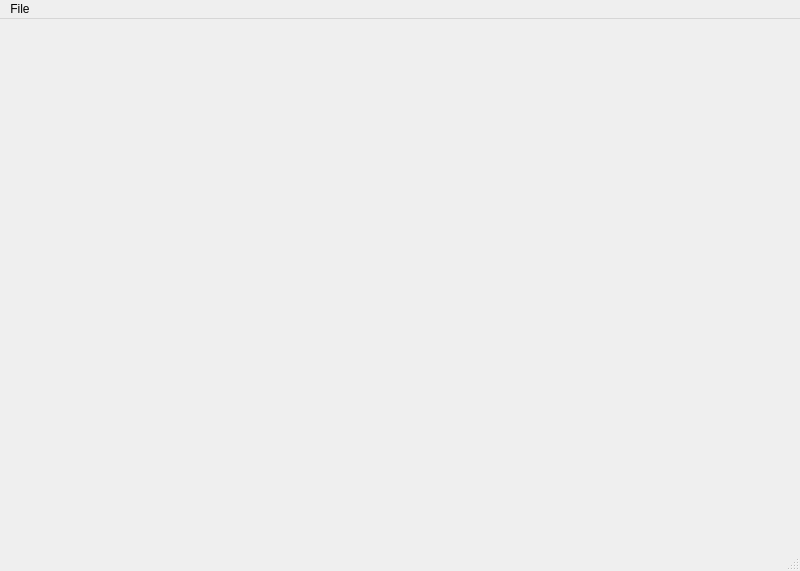
<?xml version="1.0" encoding="UTF-8"?>
<ui version="4.0">
 <class>SegmentationMainWindow</class>
 <widget class="QMainWindow" name="SegmentationMainWindow">
  <property name="geometry">
   <rect>
    <x>0</x>
    <y>0</y>
    <width>800</width>
    <height>571</height>
   </rect>
  </property>
  <property name="windowTitle">
   <string>Vessel Segmentation Platform</string>
  </property>
  <widget class="QWidget" name="centralwidget">
   <layout class="QHBoxLayout" name="horizontalLayout">
    <item>
     <widget class="QVTKWidget" name="qvtkWidget"/>
    </item>
   </layout>
  </widget>
  <widget class="QMenuBar" name="menubar">
   <property name="geometry">
    <rect>
     <x>0</x>
     <y>0</y>
     <width>800</width>
     <height>23</height>
    </rect>
   </property>
   <widget class="QMenu" name="menuFile">
    <property name="title">
     <string>File</string>
    </property>
    <addaction name="actionView"/>
    <addaction name="actionNext"/>
    <addaction name="actionExit"/>
   </widget>
   <addaction name="menuFile"/>
  </widget>
  <widget class="QStatusBar" name="statusbar">
   <property name="styleSheet">
    <string notr="true">QStatusBar::item{border: 0px}</string>
   </property>
  </widget>
  <action name="actionExit">
   <property name="text">
    <string>Exit</string>
   </property>
  </action>
  <action name="actionClear_all">
   <property name="text">
    <string>Clear all</string>
   </property>
  </action>
  <action name="actionAbout">
   <property name="text">
    <string>About...</string>
   </property>
  </action>
  <action name="actionView">
   <property name="text">
    <string>View</string>
   </property>
  </action>
  <action name="actionNext">
   <property name="text">
    <string>Save and Next</string>
   </property>
  </action>
 </widget>
 <customwidgets>
  <customwidget>
   <class>QVTKWidget</class>
   <extends>QWidget</extends>
   <header>QVTKWidget.h</header>
  </customwidget>
 </customwidgets>
 <resources/>
 <connections>
  <connection>
   <sender>actionExit</sender>
   <signal>triggered()</signal>
   <receiver>SegmentationMainWindow</receiver>
   <slot>close()</slot>
   <hints>
    <hint type="sourcelabel">
     <x>-1</x>
     <y>-1</y>
    </hint>
    <hint type="destinationlabel">
     <x>399</x>
     <y>299</y>
    </hint>
   </hints>
  </connection>
 </connections>
</ui>
